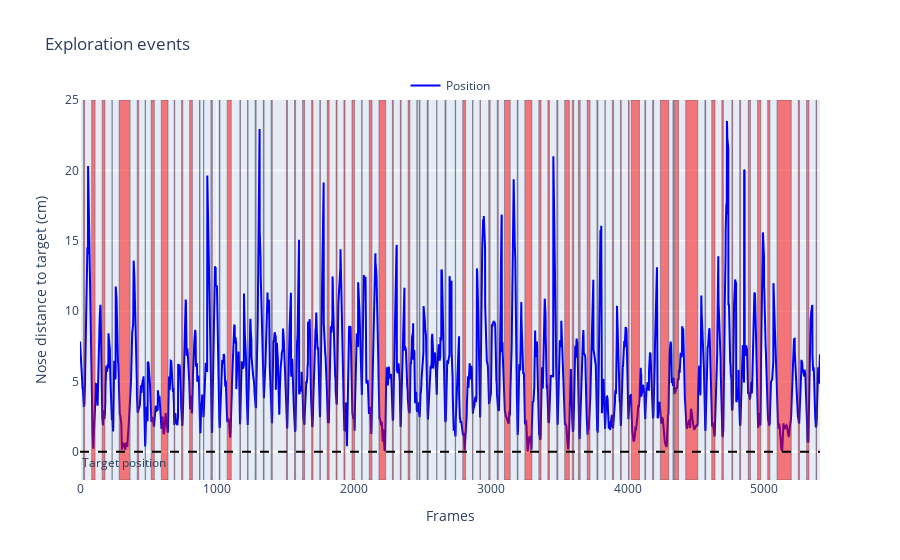

The notebook cell saved with this chart:
### Markdown cell above
---
We can see on the testing data that the exploratory events happen when the nose gets close to the object

### Code cell
rst.plot_example_data(model_dict['X_ts'], model_dict['y_ts'])

### Figure 1 — Plotly figure (JSON) as saved in the notebook; plotly's stock layout.template omitted (floating-point values rounded to 4 significant figures; data arrays with more than 128 entries replaced by an {"elided": "..."} marker saying what was removed)
{"data": [{"line": {"color": "blue"}, "mode": "lines", "name": "Position", "type": "scatter", "x": {"elided": "5407 int values"}, "y": {"elided": "5407 float values"}}], "layout": {"annotations": [{"showarrow": false, "text": "Target position", "x": 0, "xanchor": "left", "xref": "x domain", "y": 0, "yanchor": "top", "yref": "y"}], "legend": {"bgcolor": "rgba(255,255,255,0.5)", "orientation": "h", "x": 0.5, "xanchor": "center", "y": 1, "yanchor": "bottom"}, "shapes": [{"fillcolor": "rgba(255,0,0,0.5)", "line": {"width": 0.4}, "type": "rect", "x0": 25, "x1": 34, "y0": -2, "y1": 25}, {"fillcolor": "rgba(255,0,0,0.5)", "line": {"width": 0.4}, "type": "rect", "x0": 85, "x1": 110, "y0": -2, "y1": 25}, {"fillcolor": "rgba(255,0,0,0.5)", "line": {"width": 0.4}, "type": "rect", "x0": 162, "x1": 182, "y0": -2, "y1": 25}, {"fillcolor": "rgba(255,0,0,0.5)", "line": {"width": 0.4}, "type": "rect", "x0": 234, "x1": 235, "y0": -2, "y1": 25}, {"fillcolor": "rgba(255,0,0,0.5)", "line": {"width": 0.4}, "type": "rect", "x0": 286, "x1": 366, "y0": -2, "y1": 25}, {"fillcolor": "rgba(255,0,0,0.5)", "line": {"width": 0.4}, "type": "rect", "x0": 418, "x1": 429, "y0": -2, "y1": 25}, {"fillcolor": "rgba(255,0,0,0.5)", "line": {"width": 0.4}, "type": "rect", "x0": 476, "x1": 478, "y0": -2, "y1": 25}, {"fillcolor": "rgba(255,0,0,0.5)", "line": {"width": 0.4}, "type": "rect", "x0": 520, "x1": 543, "y0": -2, "y1": 25}, {"fillcolor": "rgba(255,0,0,0.5)", "line": {"width": 0.4}, "type": "rect", "x0": 594, "x1": 643, "y0": -2, "y1": 25}, {"fillcolor": "rgba(255,0,0,0.5)", "line": {"width": 0.4}, "type": "rect", "x0": 688, "x1": 692, "y0": -2, "y1": 25}, {"fillcolor": "rgba(255,0,0,0.5)", "line": {"width": 0.4}, "type": "rect", "x0": 742, "x1": 751, "y0": -2, "y1": 25}, {"fillcolor": "rgba(255,0,0,0.5)", "line": {"width": 0.4}, "type": "rect", "x0": 801, "x1": 821, "y0": -2, "y1": 25}, {"fillcolor": "rgba(255,0,0,0.5)", "line": {"width": 0.4}, "type": "rect", "x0": 873, "x1": 877, "y0": -2, "y1": 25}, {"fillcolor": "rgba(255,0,0,0.5)", "line": {"width": 0.4}, "type": "rect", "x0": 903, "x1": 904, "y0": -2, "y1": 25}, {"fillcolor": "rgba(255,0,0,0.5)", "line": {"width": 0.4}, "type": "rect", "x0": 956, "x1": 967, "y0": -2, "y1": 25}, {"fillcolor": "rgba(255,0,0,0.5)", "line": {"width": 0.4}, "type": "rect", "x0": 1017, "x1": 1023, "y0": -2, "y1": 25}, {"fillcolor": "rgba(255,0,0,0.5)", "line": {"width": 0.4}, "type": "rect", "x0": 1075, "x1": 1105, "y0": -2, "y1": 25}, {"fillcolor": "rgba(255,0,0,0.5)", "line": {"width": 0.4}, "type": "rect", "x0": 1168, "x1": 1172, "y0": -2, "y1": 25}, {"fillcolor": "rgba(255,0,0,0.5)", "line": {"width": 0.4}, "type": "rect", "x0": 1224, "x1": 1228, "y0": -2, "y1": 25}, {"fillcolor": "rgba(255,0,0,0.5)", "line": {"width": 0.4}, "type": "rect", "x0": 1279, "x1": 1287, "y0": -2, "y1": 25}, {"fillcolor": "rgba(255,0,0,0.5)", "line": {"width": 0.4}, "type": "rect", "x0": 1339, "x1": 1345, "y0": -2, "y1": 25}, {"fillcolor": "rgba(255,0,0,0.5)", "line": {"width": 0.4}, "type": "rect", "x0": 1396, "x1": 1405, "y0": -2, "y1": 25}, {"fillcolor": "rgba(255,0,0,0.5)", "line": {"width": 0.4}, "type": "rect", "x0": 1508, "x1": 1516, "y0": -2, "y1": 25}, {"fillcolor": "rgba(255,0,0,0.5)", "line": {"width": 0.4}, "type": "rect", "x0": 1567, "x1": 1575, "y0": -2, "y1": 25}, {"fillcolor": "rgba(255,0,0,0.5)", "line": {"width": 0.4}, "type": "rect", "x0": 1626, "x1": 1641, "y0": -2, "y1": 25}, {"fillcolor": "rgba(255,0,0,0.5)", "line": {"width": 0.4}, "type": "rect", "x0": 1692, "x1": 1702, "y0": -2, "y1": 25}, {"fillcolor": "rgba(255,0,0,0.5)", "line": {"width": 0.4}, "type": "rect", "x0": 1752, "x1": 1756, "y0": -2, "y1": 25}, {"fillcolor": "rgba(255,0,0,0.5)", "line": {"width": 0.4}, "type": "rect", "x0": 1806, "x1": 1820, "y0": -2, "y1": 25}, {"fillcolor": "rgba(255,0,0,0.5)", "line": {"width": 0.4}, "type": "rect", "x0": 1871, "x1": 1878, "y0": -2, "y1": 25}, {"fillcolor": "rgba(255,0,0,0.5)", "line": {"width": 0.4}, "type": "rect", "x0": 1928, "x1": 1936, "y0": -2, "y1": 25}, {"fillcolor": "rgba(255,0,0,0.5)", "line": {"width": 0.4}, "type": "rect", "x0": 1987, "x1": 2006, "y0": -2, "y1": 25}, {"fillcolor": "rgba(255,0,0,0.5)", "line": {"width": 0.4}, "type": "rect", "x0": 2058, "x1": 2061, "y0": -2, "y1": 25}, {"fillcolor": "rgba(255,0,0,0.5)", "line": {"width": 0.4}, "type": "rect", "x0": 2113, "x1": 2133, "y0": -2, "y1": 25}, {"fillcolor": "rgba(255,0,0,0.5)", "line": {"width": 0.4}, "type": "rect", "x0": 2184, "x1": 2233, "y0": -2, "y1": 25}, {"fillcolor": "rgba(255,0,0,0.5)", "line": {"width": 0.4}, "type": "rect", "x0": 2282, "x1": 2289, "y0": -2, "y1": 25}, {"fillcolor": "rgba(255,0,0,0.5)", "line": {"width": 0.4}, "type": "rect", "x0": 2340, "x1": 2346, "y0": -2, "y1": 25}, {"fillcolor": "rgba(255,0,0,0.5)", "line": {"width": 0.4}, "type": "rect", "x0": 2397, "x1": 2410, "y0": -2, "y1": 25}, {"fillcolor": "rgba(255,0,0,0.5)", "line": {"width": 0.4}, "type": "rect", "x0": 2461, "x1": 2464, "y0": -2, "y1": 25}, {"fillcolor": "rgba(255,0,0,0.5)", "line": {"width": 0.4}, "type": "rect", "x0": 2478, "x1": 2484, "y0": -2, "y1": 25}, {"fillcolor": "rgba(255,0,0,0.5)", "line": {"width": 0.4}, "type": "rect", "x0": 2536, "x1": 2544, "y0": -2, "y1": 25}, {"fillcolor": "rgba(255,0,0,0.5)", "line": {"width": 0.4}, "type": "rect", "x0": 2606, "x1": 2607, "y0": -2, "y1": 25}, {"fillcolor": "rgba(255,0,0,0.5)", "line": {"width": 0.4}, "type": "rect", "x0": 2666, "x1": 2674, "y0": -2, "y1": 25}, {"fillcolor": "rgba(255,0,0,0.5)", "line": {"width": 0.4}, "type": "rect", "x0": 2741, "x1": 2744, "y0": -2, "y1": 25}, {"fillcolor": "rgba(255,0,0,0.5)", "line": {"width": 0.4}, "type": "rect", "x0": 2796, "x1": 2817, "y0": -2, "y1": 25}, {"fillcolor": "rgba(255,0,0,0.5)", "line": {"width": 0.4}, "type": "rect", "x0": 2868, "x1": 2871, "y0": -2, "y1": 25}, {"fillcolor": "rgba(255,0,0,0.5)", "line": {"width": 0.4}, "type": "rect", "x0": 2922, "x1": 2925, "y0": -2, "y1": 25}, {"fillcolor": "rgba(255,0,0,0.5)", "line": {"width": 0.4}, "type": "rect", "x0": 2986, "x1": 2997, "y0": -2, "y1": 25}, {"fillcolor": "rgba(255,0,0,0.5)", "line": {"width": 0.4}, "type": "rect", "x0": 3048, "x1": 3056, "y0": -2, "y1": 25}, {"fillcolor": "rgba(255,0,0,0.5)", "line": {"width": 0.4}, "type": "rect", "x0": 3101, "x1": 3143, "y0": -2, "y1": 25}, {"fillcolor": "rgba(255,0,0,0.5)", "line": {"width": 0.4}, "type": "rect", "x0": 3194, "x1": 3200, "y0": -2, "y1": 25}, {"fillcolor": "rgba(255,0,0,0.5)", "line": {"width": 0.4}, "type": "rect", "x0": 3250, "x1": 3301, "y0": -2, "y1": 25}, {"fillcolor": "rgba(255,0,0,0.5)", "line": {"width": 0.4}, "type": "rect", "x0": 3352, "x1": 3368, "y0": -2, "y1": 25}, {"fillcolor": "rgba(255,0,0,0.5)", "line": {"width": 0.4}, "type": "rect", "x0": 3418, "x1": 3429, "y0": -2, "y1": 25}, {"fillcolor": "rgba(255,0,0,0.5)", "line": {"width": 0.4}, "type": "rect", "x0": 3483, "x1": 3491, "y0": -2, "y1": 25}, {"fillcolor": "rgba(255,0,0,0.5)", "line": {"width": 0.4}, "type": "rect", "x0": 3541, "x1": 3575, "y0": -2, "y1": 25}, {"fillcolor": "rgba(255,0,0,0.5)", "line": {"width": 0.4}, "type": "rect", "x0": 3596, "x1": 3607, "y0": -2, "y1": 25}, {"fillcolor": "rgba(255,0,0,0.5)", "line": {"width": 0.4}, "type": "rect", "x0": 3641, "x1": 3654, "y0": -2, "y1": 25}, {"fillcolor": "rgba(255,0,0,0.5)", "line": {"width": 0.4}, "type": "rect", "x0": 3705, "x1": 3726, "y0": -2, "y1": 25}, {"fillcolor": "rgba(255,0,0,0.5)", "line": {"width": 0.4}, "type": "rect", "x0": 3776, "x1": 3784, "y0": -2, "y1": 25}, {"fillcolor": "rgba(255,0,0,0.5)", "line": {"width": 0.4}, "type": "rect", "x0": 3835, "x1": 3837, "y0": -2, "y1": 25}, {"fillcolor": "rgba(255,0,0,0.5)", "line": {"width": 0.4}, "type": "rect", "x0": 3889, "x1": 3898, "y0": -2, "y1": 25}, {"fillcolor": "rgba(255,0,0,0.5)", "line": {"width": 0.4}, "type": "rect", "x0": 3949, "x1": 3954, "y0": -2, "y1": 25}, {"fillcolor": "rgba(255,0,0,0.5)", "line": {"width": 0.4}, "type": "rect", "x0": 4005, "x1": 4012, "y0": -2, "y1": 25}, {"fillcolor": "rgba(255,0,0,0.5)", "line": {"width": 0.4}, "type": "rect", "x0": 4028, "x1": 4087, "y0": -2, "y1": 25}, {"fillcolor": "rgba(255,0,0,0.5)", "line": {"width": 0.4}, "type": "rect", "x0": 4126, "x1": 4132, "y0": -2, "y1": 25}, {"fillcolor": "rgba(255,0,0,0.5)", "line": {"width": 0.4}, "type": "rect", "x0": 4183, "x1": 4191, "y0": -2, "y1": 25}, {"fillcolor": "rgba(255,0,0,0.5)", "line": {"width": 0.4}, "type": "rect", "x0": 4240, "x1": 4301, "y0": -2, "y1": 25}, {"fillcolor": "rgba(255,0,0,0.5)", "line": {"width": 0.4}, "type": "rect", "x0": 4332, "x1": 4335, "y0": -2, "y1": 25}, {"fillcolor": "rgba(255,0,0,0.5)", "line": {"width": 0.4}, "type": "rect", "x0": 4342, "x1": 4373, "y0": -2, "y1": 25}, {"fillcolor": "rgba(255,0,0,0.5)", "line": {"width": 0.4}, "type": "rect", "x0": 4425, "x1": 4513, "y0": -2, "y1": 25}, {"fillcolor": "rgba(255,0,0,0.5)", "line": {"width": 0.4}, "type": "rect", "x0": 4565, "x1": 4571, "y0": -2, "y1": 25}, {"fillcolor": "rgba(255,0,0,0.5)", "line": {"width": 0.4}, "type": "rect", "x0": 4615, "x1": 4639, "y0": -2, "y1": 25}, {"fillcolor": "rgba(255,0,0,0.5)", "line": {"width": 0.4}, "type": "rect", "x0": 4689, "x1": 4700, "y0": -2, "y1": 25}, {"fillcolor": "rgba(255,0,0,0.5)", "line": {"width": 0.4}, "type": "rect", "x0": 4762, "x1": 4768, "y0": -2, "y1": 25}, {"fillcolor": "rgba(255,0,0,0.5)", "line": {"width": 0.4}, "type": "rect", "x0": 4819, "x1": 4826, "y0": -2, "y1": 25}, {"fillcolor": "rgba(255,0,0,0.5)", "line": {"width": 0.4}, "type": "rect", "x0": 4882, "x1": 4898, "y0": -2, "y1": 25}, {"fillcolor": "rgba(255,0,0,0.5)", "line": {"width": 0.4}, "type": "rect", "x0": 4950, "x1": 4973, "y0": -2, "y1": 25}, {"fillcolor": "rgba(255,0,0,0.5)", "line": {"width": 0.4}, "type": "rect", "x0": 5024, "x1": 5040, "y0": -2, "y1": 25}, {"fillcolor": "rgba(255,0,0,0.5)", "line": {"width": 0.4}, "type": "rect", "x0": 5092, "x1": 5196, "y0": -2, "y1": 25}, {"fillcolor": "rgba(255,0,0,0.5)", "line": {"width": 0.4}, "type": "rect", "x0": 5247, "x1": 5256, "y0": -2, "y1": 25}, {"fillcolor": "rgba(255,0,0,0.5)", "line": {"width": 0.4}, "type": "rect", "x0": 5308, "x1": 5325, "y0": -2, "y1": 25}, {"fillcolor": "rgba(255,0,0,0.5)", "line": {"width": 0.4}, "type": "rect", "x0": 5377, "x1": 5381, "y0": -2, "y1": 25}, {"line": {"color": "black", "dash": "dash"}, "type": "line", "x0": 0, "x1": 1, "xref": "x domain", "y0": 0, "y1": 0, "yref": "y"}], "showlegend": true, "title": {"text": "Exploration events"}, "xaxis": {"title": {"text": "Frames"}}, "yaxis": {"range": [-2, 25], "title": {"text": "Nose distance to target (cm)"}}}}
